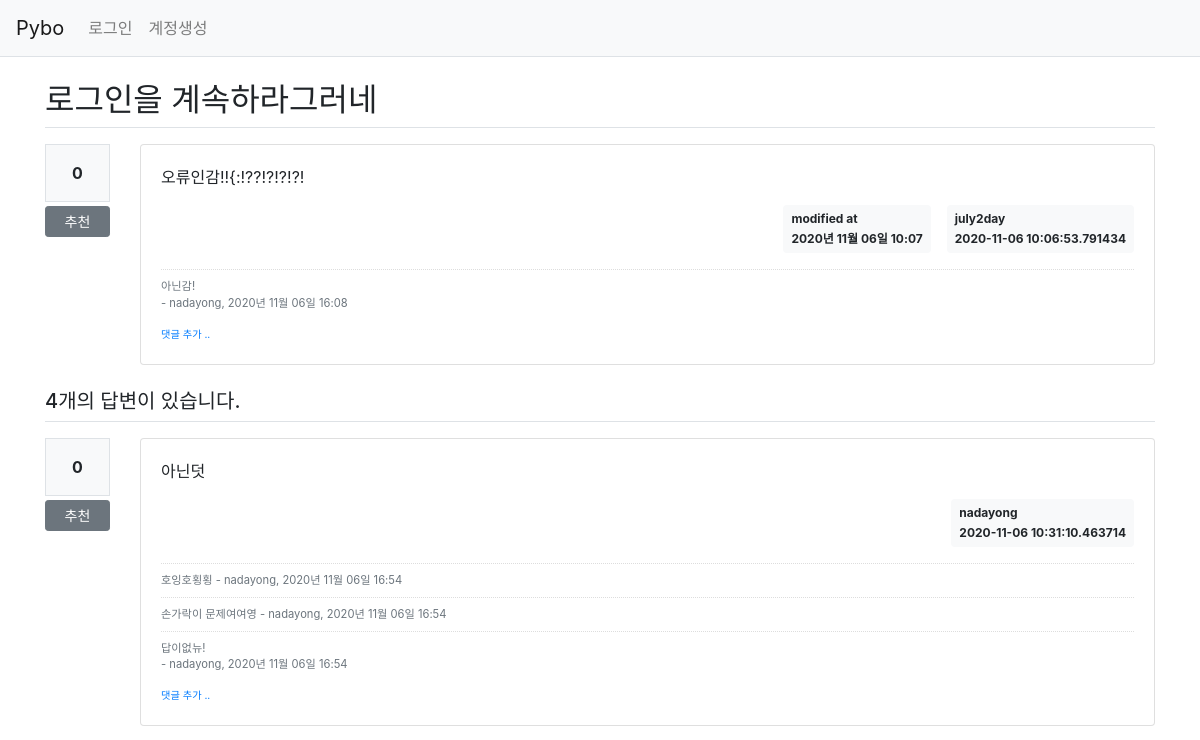
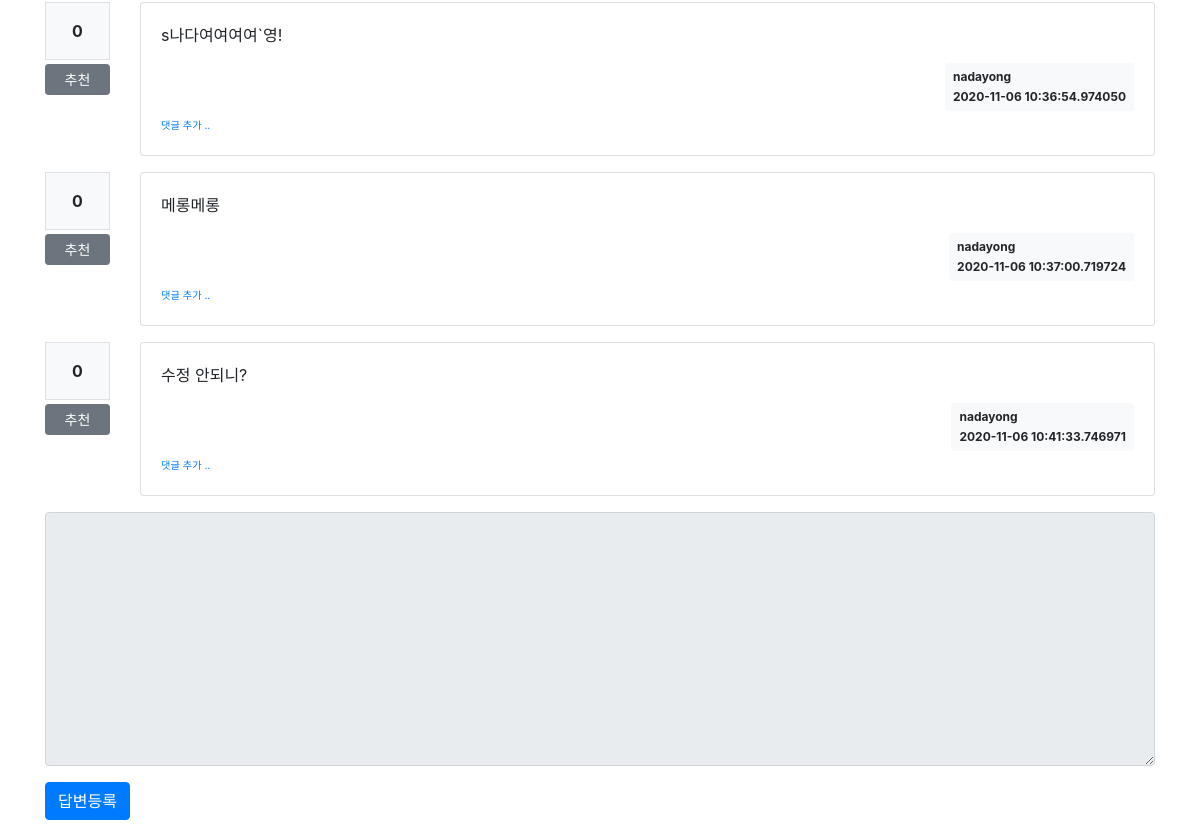
Before: /question/detail/305/ with the older database file (2 pictures, top to bottom).
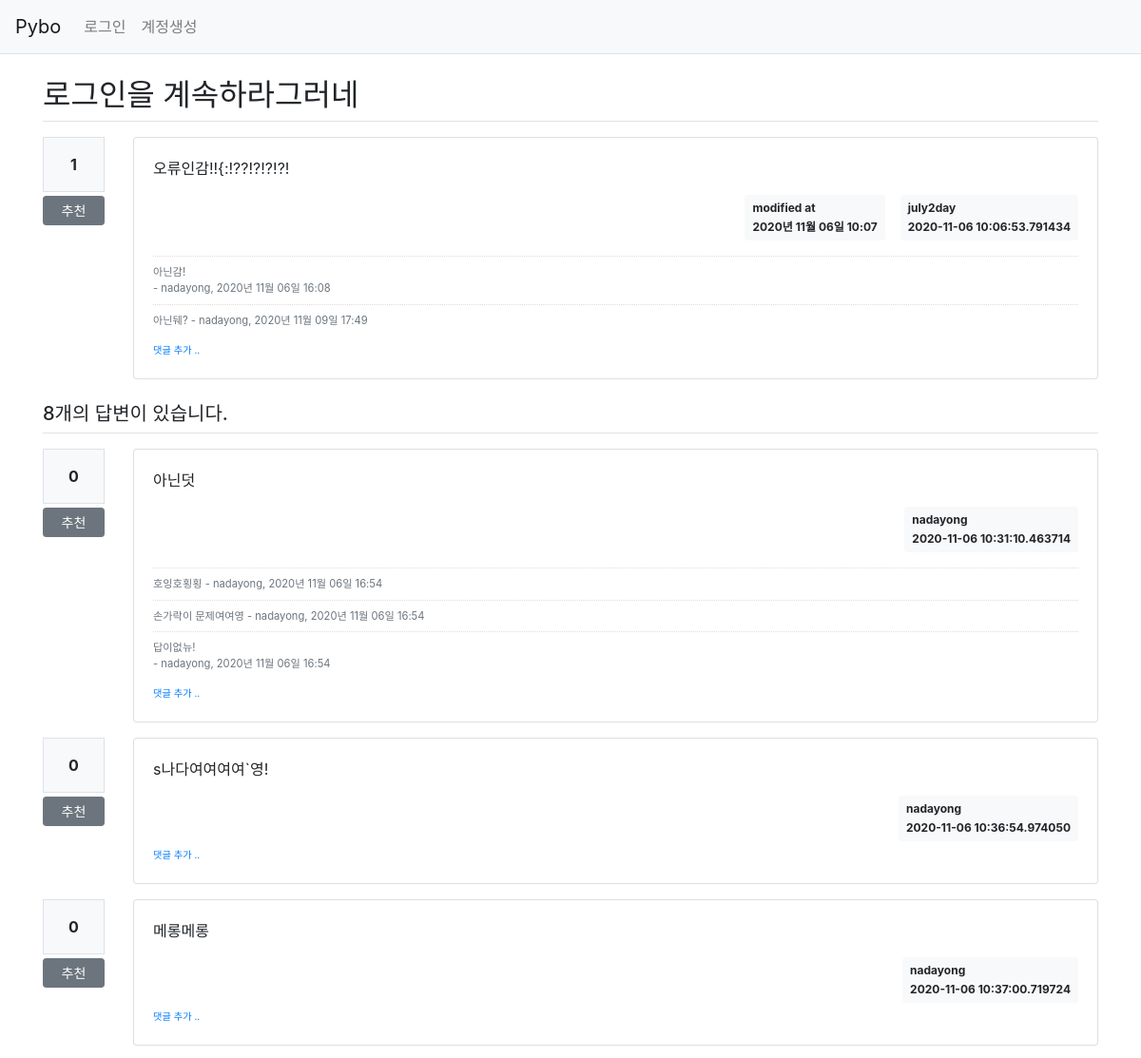
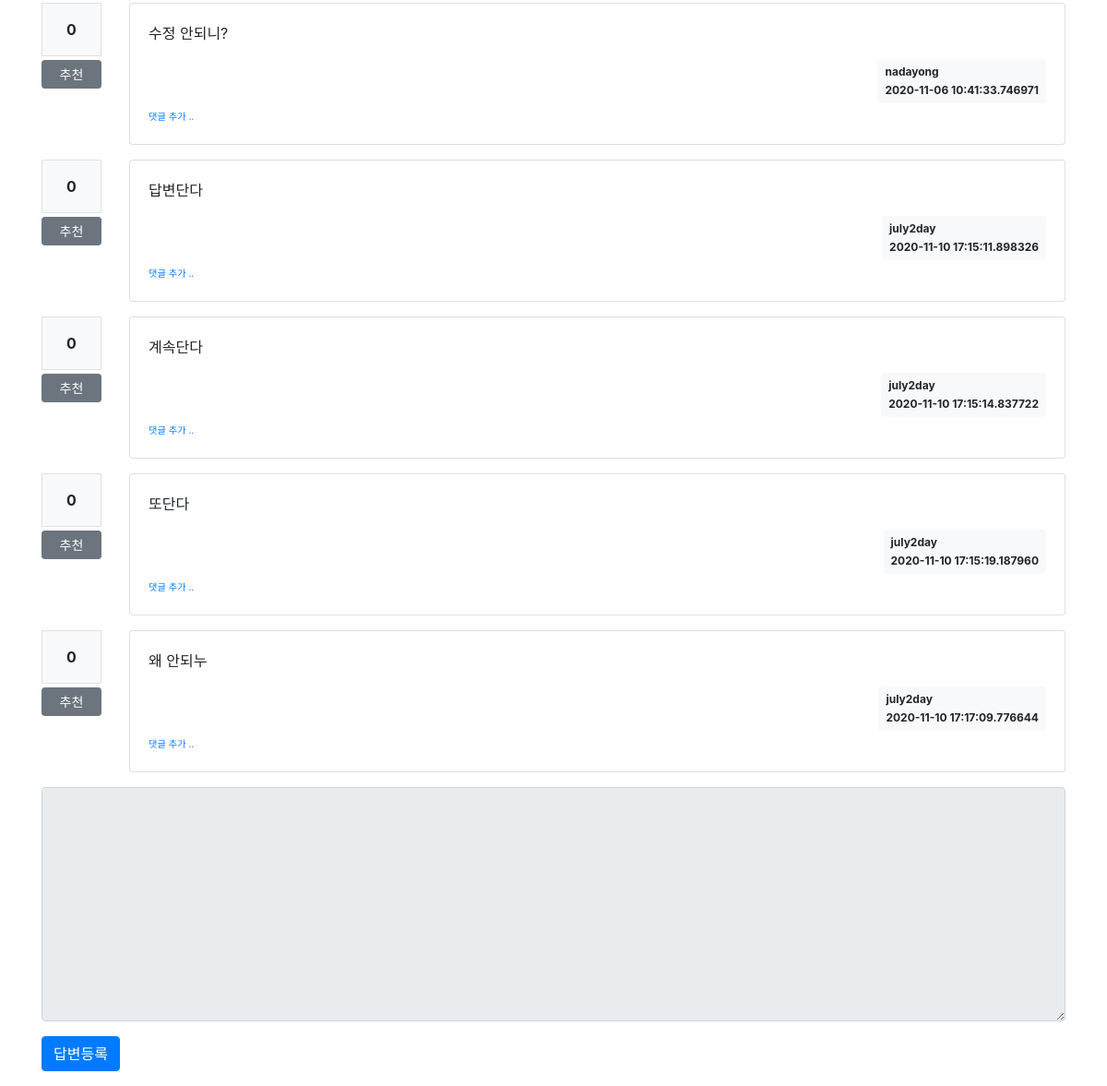
After: the same page with the newer database file (2 pictures, top to bottom).
### pybo/models.py (models this page shows)
class Question(db.Model):
    id = db.Column(db.Integer, primary_key=True)
    subject = db.Column(db.String(200), nullable=False)
    content = db.Column(db.Text(), nullable=False)
    create_date = db.Column(db.DateTime(), nullable=False)
    user_id = db.Column(db.Integer, db.ForeignKey(
        'user.id', ondelete='CASCADE'), nullable=False)
    user = db.relationship('User', backref=db.backref('question_set'))
    modify_date = db.Column(db.DateTime(), nullable=True)
    voter = db.relationship('User', secondary=question_voter,
                            backref=db.backref('question_voter_set'))

class User(db.Model):
    id = db.Column(db.Integer, primary_key=True)
    username = db.Column(db.String(150), unique=True, nullable=False)
    password = db.Column(db.String(200), nullable=False)
    email = db.Column(db.String(120), unique=True, nullable=False)

class Comment(db.Model):
    id = db.Column(db.Integer, primary_key=True)
    user_id = db.Column(db.Integer, db.ForeignKey(
        'user.id', ondelete='CASCADE'), nullable=False)
    user = db.relationship('User', backref=db.backref('comment_set'))
    content = db.Column(db.Text(), nullable=False)
    create_date = db.Column(db.DateTime(), nullable=False)
    modify_date = db.Column(db.DateTime())
    question_id = db.Column(db.Integer, db.ForeignKey(
        'question.id', ondelete='CASCADE'), nullable=True)
    question = db.relationship('Question', backref=db.backref('comment_set'))
    answer_id = db.Column(db.Integer, db.ForeignKey(
        'answer.id', ondelete='CASCADE'), nullable=True)
    answer = db.relationship('Answer', backref=db.backref('comment_set'))

class Answer(db.Model):
    id = db.Column(db.Integer, primary_key=True)
    question_id = db.Column(db.Integer, db.ForeignKey(
        'question.id', ondelete='CASCADE'))
    question = db.relationship('Question', backref=db.backref('answer_set'))
    content = db.Column(db.Text(), nullable=False)
    create_date = db.Column(db.DateTime(), nullable=False)
    user_id = db.Column(db.Integer, db.ForeignKey(
        'user.id', ondelete='CASCADE'), nullable=False)
    user = db.relationship('User', backref=db.backref('answer_set'))
    modify_date = db.Column(db.DateTime(), nullable=True)
    voter = db.relationship('User', secondary=answer_voter,
                            backref=db.backref('answer_voter_set'))

### pybo/views/question_views.py (the view)
@bp.route('/detail/<int:question_id>/')
def detail(question_id):
    form = AnswerForm()
    question = Question.query.get_or_404(question_id)
    return render_template('question/question_detail.html', question=question, form=form)

### pybo/forms.py
class AnswerForm(FlaskForm):
    content = TextAreaField('내용', validators=[DataRequired('내용은 필수입력 항목입니다.')])

### pybo/filter.py (called while the page is built)
def format_datetime(value, fmt='%Y년 %m월 %d일 %H:%M'):
    return value.strftime(fmt)

### pybo/views/auth_views.py (called while the page is built)
@bp.before_app_request
def load_logged_in_user():
    user_id = session.get('user_id')
    if user_id is None:
        g.user = None
    else:
        g.user = User.query.get(user_id)

### pybo/templates/question/question_detail.html (shortened to what this page needs)
{% extends 'base.html' %}
{% block content %}
<link rel="stylesheet" href="{{ url_for('static', filename='bootstrap.min.css') }}">
<div class="container my-3">
    <h2 class="border-bottom py-2">{{ question.subject }}</h2>
    <div class="row my-3">
        <div class="col-1">
            <div class="bg-light text-center p-3 border font-weight-bolder mb-1">{{ question.voter|length }}</div>
            <a href="#" data-uri="{{ url_for('vote.question', question_id=question.id) }}" class="recommend btn btn-sm btn-secondary btn-block my-1">추천</a>
        </div>
        <div class="col-11">
            <div class="card">
                <div class="card-body">
                <div class="card-text">{{ question.content|markdown }}</div>
                <div class="d-flex justify-content-end">
                    {% if question.modify_date %}
                    <div class="badge badge-light p-2 text-left mx-3">
                        <div class="mb-2">modified at</div>
                        <div>{{ question.modify_date|datetime }}</div>
                    </div>
                    {% endif %}
                    <div class="badge badge-light p-2 text-left">
                        <div class="mb-2">{{ question.user.username }}</div>
                        <div>{{ question.create_date }}</div>
                    </div>
                </div>
                {% if question.comment_set|length > 0 %}
                <div class="mt-3">
                    {% for comment in question.comment_set %}
                    <div class="comment py-2 text-muted">
                        <span style="white-space: pre-line;">{{ comment.content }}</span>
                        <span>
                            - {{ comment.user.username }}, {{ comment.create_date|datetime }}
                        </span>
                    </div>
                {% endfor %}
                </div>
                {% endif %}
                <div>
                    <a href="{{ url_for('comment.create_question', question_id=question.id) }}" class="small"><small>댓글 추가 ..</small></a>
                </div>
        </div>
    </div>
</div>
</div>
<h5 class="border-bottom my-3 py-2">{{ question.answer_set|length }}개의 답변이 있습니다.</h5>
{% for answer in question.answer_set %}
<div class="row my-3">
    <div class="col-1">
        <div class="bg-light text-center p-3 border font-weight-bolder mb-1">{{ answer.voter|length }}</div>
        <a href="#" data-uri="{{ url_for('vote.answer', answer_id=answer.id) }}"class="recommend btn btn-sm btn-secondary btn-block my-1">추천</a>
    </div>
    <div class="col-11">
        <div class="card">
            <div class="card-body">
            <div class="card-text">{{ answer.content|markdown }}</div>
            <div class="d-flex justify-content-end">
                <div class="badge badge-light p-2 text-left">
                    <div class="mb-2">{{ answer.user.username }}</div>
                    <div>{{ answer.create_date }}</div>
                </div>
            </div>
            {% if answer.comment_set|length > 0 %}
            <div class="mt-3">
                {% for comment in answer.comment_set %}
                <div class="comment py-2 text-muted">
                    <span style="white-space: pre-line;">{{ comment.content }}</span>
                        <span>
                            - {{ comment.user.username }}, {{ comment.create_date|datetime }}
                        </span>
                </div>
            {% endfor %}
            </div>
            {% endif %}
            <div>
                <a href="{{ url_for('comment.create_answer', answer_id=answer.id) }}" class="small"><small>댓글 추가 ..</small></a>
            </div>
        </div>
    </div>
    </div>
</div>
    {% endfor %}
    <form action="{{ url_for('answer.create', question_id=question.id) }}" method="POST" class="my-3">
        <div class="form-group">
            <textarea {% if not g.user %}disabled{% endif %}  name="content" id="content" rows="10" class="form-control"></textarea>
        </div>
        <input type="submit" value="답변등록" class="btn btn-primary" />
    </form>
</div>
{% endblock %}

### pybo/templates/base.html (shortened to what this page needs)
<!DOCTYPE html>
<html lang="en">
<head>
    <link rel="stylesheet" href="{{ url_for('static', filename='bootstrap.min.css') }}">
    <link rel="stylesheet" href="{{ url_for('static', filename='style.css') }}">
</head>
<body>
{% include "navbar.html" %}
    {% block content %}
    {% endblock %}
</body>
</html>

### pybo/templates/navbar.html (shortened to what this page needs)
<nav class="navbar navbar-expand-lg navbar-light bg-light border-bottom">
    <a href="{{ url_for('main.index') }}" class="navbar-brand">Pybo</a>
    <div class="collapse navbar-collapse flex-grow-0" id="navbarNav">
        {% if g.user %}
        <ul class="navbar-nav">
            <li class="nav-time">
                <a href="{{ url_for('auth.logout') }}" class="nav-link">{{ g.user.username }} (로그아웃)</a>
            </li>
        </ul>
        {% else %}
        <ul class="navbar-nav">
            <li class="nav-item">
                <a href="{{ url_for('auth.login') }}" class="nav-link">로그인</a>
            </li>
            <li class="nav-item">
                <a href="{{ url_for('auth.signup') }}" class="nav-link">계정생성</a>
            </li>
        </ul>
        {% endif %}
    </div>
</nav>

### pybo/static/style.css (style rules this page uses)
.comment { border-top: dotted 1px #ddd; font-size: 0.7em; }

Changed rows visible on the page:
added Comment: content "아닌뒈?", user.username "nadayong", create_date "2020년 11월 09일 17:49", shown under "로그인을 계속하라그러네"
added Answer: voter|length "0", content "답변단다", user.username "july2day", create_date "2020-11-10 17:15:11.898326"
added Answer: voter|length "0", content "계속단다", user.username "july2day", create_date "2020-11-10 17:15:14.837722"
added Answer: voter|length "0", content "또단다", user.username "july2day", create_date "2020-11-10 17:15:19.187960"
added Answer: voter|length "0", content "왜 안되누", user.username "july2day", create_date "2020-11-10 17:17:09.776644"
Other visible differences:
{{ question.voter|length }}: "0" → "1"
{{ question.answer_set|length }}: "4" → "8"
